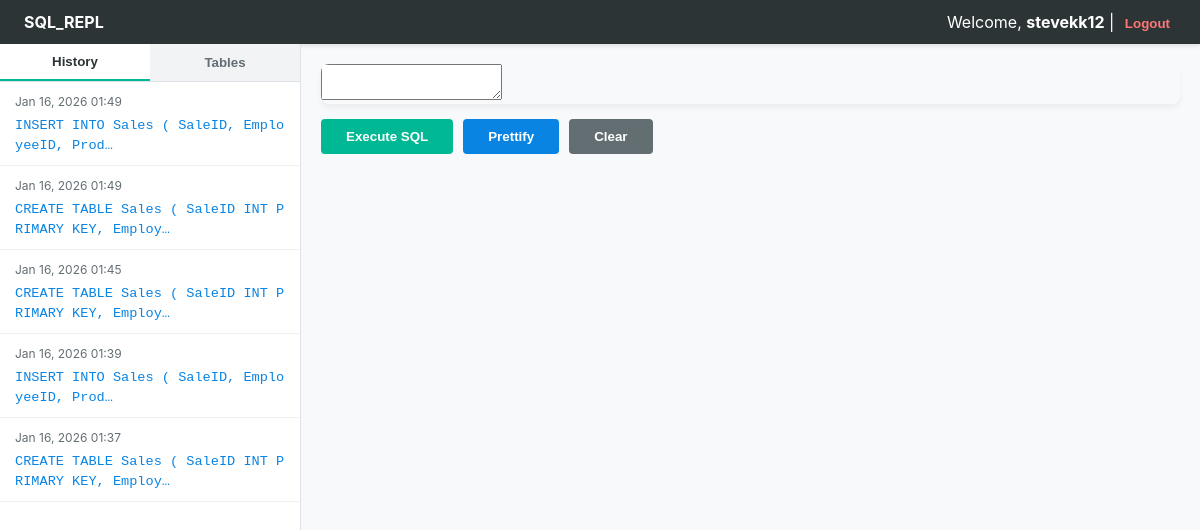
The app's page / (signed in) with its own data.
### sql_repl/models.py (models this page shows)
class UserQuery(models.Model):
    user = models.ForeignKey(User, on_delete=models.CASCADE)
    title = models.CharField(max_length=100, default="Untitled Query")
    code = models.TextField()
    created_at = models.DateTimeField(auto_now_add=True)
    class Meta:
        ordering = ['-created_at']

### sql_repl/views.py (the view, shortened to what this page needs)
# urls.py: path('', views.index, name='index'),
def index(request):
    if request.method == "GET":
        if not request.user.is_authenticated:
            db_path = get_user_db_path(request)
            if os.path.exists(db_path):
                try:
                    os.remove(db_path)
                except OSError:
                    pass # File might be in use or already deleted
    history = None
    if request.user.is_authenticated:
        history = UserQuery.objects.filter(user=request.user)
    return render(request, 'repl/index.html', {
        'history': history,
        'query': ''
    })

### sql_repl/templates/repl/index.html (shortened to what this page needs)
<!DOCTYPE html>
<html>
<head>
    <link rel="stylesheet" href="https://cdnjs.cloudflare.com/ajax/libs/codemirror/5.65.13/codemirror.min.css">
    <link rel="stylesheet" href="https://cdnjs.cloudflare.com/ajax/libs/codemirror/5.65.13/theme/dracula.min.css">
</head>
<body>
    <nav>
        <div><strong>SQL_REPL</strong></div>
        <div>
            {% if user.is_authenticated %}
                <span>Welcome, <strong>{{ user.username }}</strong></span> |
                <form action="/accounts/logout/" method="post" style="display:inline;">
                    <button type="submit" style="background:none; border:none; color:#ff7675; cursor:pointer; font-weight:bold;">Logout</button>
                </form>
            {% else %}
                <a href="/accounts/login/">Login</a> or
                <a href="{% url 'signup' %}">Sign Up</a>
            {% endif %}
        </div>
    </nav>
    <div class="main-container">
        <div class="sidebar">
            <div class="sidebar-tabs">
                <button class="tab active" onclick="switchTab(event, 'history')">History</button>
                <button class="tab" onclick="switchTab(event, 'schema')">Tables</button>
            </div>
            <div id="tab-history" class="sidebar-content active">
                <ul class="history-list">
                    {% if user.is_authenticated %}
                        {% for item in history %}
                        <li class="history-item" onclick="loadQuery(`{{ item.code|escapejs }}`)">
                            <small>{{ item.created_at|date:"M d, Y H:i" }}</small>
                            <code>{{ item.code|truncatechars:60 }}</code>
                        </li>
                        {% empty %}
                        <li class="history-item" style="padding:15px; color:#999;"><small>No saved queries yet.</small></li>
                        {% endfor %}
                    {% else %}
                        <li class="history-item">
                            <small>Guest Mode</small>
                            <p style="padding: 10px; font-size: 0.8rem; color: #636e72;">Queries are reset on refresh.</p>
                        </li>
                    {% endif %}
                </ul>
            </div>
        </div>
        <div class="content">
            <form id="sqlForm">
                <div class="editor-container">
                    <textarea id="editor" name="query">{{ query }}</textarea>
                </div>
                <div class="controls">
                    <button type="submit" class="btn btn-run">Execute SQL</button>
                    <button type="button" class="btn btn-pretty" onclick="formatQuery()">Prettify</button>
                    <button type="button" class="btn btn-clear" onclick="clearQuery()">Clear</button>
                </div>
            </form>
        </div>
    </div>
</body>
</html>

### sql_repl/templates/repl/index.html (style rules this page uses)
body { font-family: -apple-system, BlinkMacSystemFont, "Segoe UI", Roboto, Helvetica, Arial, sans-serif; margin: 0; display: flex; flex-direction: column; height: 100vh; background-color: #f8f9fa; }
nav { display: flex; justify-content: space-between; align-items: center; padding: 0.75rem 1.5rem; background: #2d3436; color: white; box-shadow: 0 2px 4px rgba(0,0,0,0.1); }
.main-container { display: flex; flex: 1; overflow: hidden; }
.sidebar { width: 300px; background: #ffffff; border-right: 1px solid #dee2e6; display: flex; flex-direction: column; }
.sidebar-tabs { display: flex; border-bottom: 1px solid #dee2e6; }
.tab { flex: 1; padding: 10px; text-align: center; cursor: pointer; background: #f1f3f5; border: none; font-weight: 600; color: #636e72; }
.tab.active { background: white; border-bottom: 2px solid #00b894; color: #2d3436; }
.sidebar-content { flex: 1; overflow-y: auto; display: none; }
.sidebar-content.active { display: block; }
.history-list, .schema-list { list-style: none; margin: 0; padding: 0; }
.history-item { padding: 12px 15px; border-bottom: 1px solid #f1f1f1; cursor: pointer; transition: background 0.2s; }
.history-item small { color: #636e72; display: block; margin-bottom: 4px; font-size: 0.75rem; }
.history-item code { color: #0984e3; font-family: monospace; font-size: 0.85rem; word-break: break-all; }
.content { flex: 1; display: flex; flex-direction: column; padding: 20px; overflow-y: auto; }
.editor-container { border-radius: 8px; overflow: hidden; box-shadow: 0 4px 6px rgba(0,0,0,0.05); }
.controls { margin: 15px 0; display: flex; gap: 10px; }
.btn { padding: 10px 25px; border: none; border-radius: 4px; cursor: pointer; font-weight: bold; transition: opacity 0.2s; }
.btn-run { background: #00b894; color: white; }
.btn-pretty { background: #0984e3; color: white; }
.btn-clear { background: #636e72; color: white; }

### records on screen
UserQuery: created_at "Jan 16, 2026 01:49", code "INSERT INTO Sales ( SaleID, EmployeeID, Prod…"
UserQuery: created_at "Jan 16, 2026 01:49", code "CREATE TABLE Sales ( SaleID INT PRIMARY KEY, Employ…"
UserQuery: created_at "Jan 16, 2026 01:45", code "CREATE TABLE Sales ( SaleID INT PRIMARY KEY, Employ…"
UserQuery: created_at "Jan 16, 2026 01:39", code "INSERT INTO Sales ( SaleID, EmployeeID, Prod…"
UserQuery: created_at "Jan 16, 2026 01:37", code "CREATE TABLE Sales ( SaleID INT PRIMARY KEY, Employ…"

### other values on screen
{{ user.username }} "stevekk12"
